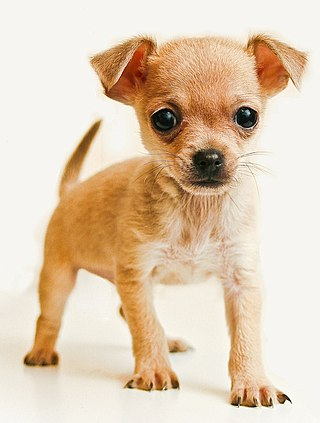
#> input picture Parcial 2/Examen/chihuahua.jpg, 320 x 423 px, found by its file name
$ python Ejercicio8.py
#> lines starting #> are read from the running program, lines starting #| are printed output that depends on the picture
from PIL import Image
import math

imagen = Image.open('/Users/christianvicente/Desktop/La Salle Oaxaca/5º_Semestre/Modelado para computadora/Parcial 2/Examen/chihuahua.jpg')
#> imagen is the input picture: PIL image 320x423 RGB; mean R, G, B 225.1, 204.1, 180

ancho, alto = imagen.size
#> ancho = 320; alto = 423

imagen_remolino = Image.new('RGB', (ancho, alto))
#> imagen_remolino: PIL image 320x423 RGB; every value is 0

centro_x, centro_y = ancho // 2, alto // 2
#> centro_x = 160; centro_y = 211

factor_estiramiento = 1

for x in range(ancho):
    for y in range(alto):
        distancia = math.sqrt((x - centro_x) ** 2 + (y - centro_y) ** 2)
        if distancia > 0:
            theta = math.atan2(y - centro_y, x - centro_x)
        else:
            theta = 0
        nuevo_x = int(centro_x + distancia * factor_estiramiento * math.cos(theta + distancia / 10))
        nuevo_y = int(centro_y + distancia * factor_estiramiento * math.sin(theta + distancia / 10))

        nuevo_x = max(0, min(ancho - 1, nuevo_x))
        nuevo_y = max(0, min(alto - 1, nuevo_y))

        color = imagen.getpixel((nuevo_x, nuevo_y))

        imagen_remolino.putpixel((x, y), color)
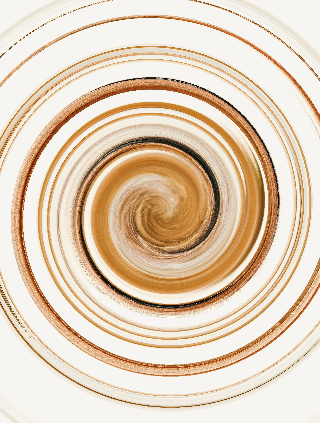
#> imagen_remolino: PIL image 320x423 RGB; mean R, G, B 226.5, 206.9, 184.3

imagen.show()
imagen_remolino.show()
